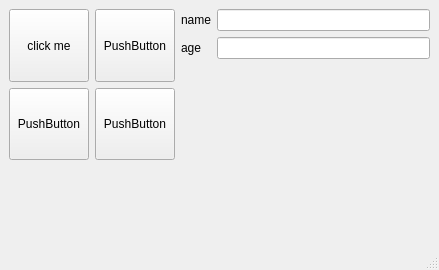
<?xml version="1.0" encoding="UTF-8"?>
<ui version="4.0">
 <class>MainWindow</class>
 <widget class="QMainWindow" name="MainWindow">
  <property name="geometry">
   <rect>
    <x>0</x>
    <y>0</y>
    <width>439</width>
    <height>270</height>
   </rect>
  </property>
  <property name="sizePolicy">
   <sizepolicy hsizetype="Fixed" vsizetype="Preferred">
    <horstretch>0</horstretch>
    <verstretch>0</verstretch>
   </sizepolicy>
  </property>
  <property name="windowTitle">
   <string>MainWindow</string>
  </property>
  <widget class="QWidget" name="centralwidget">
   <layout class="QGridLayout" name="gridLayout">
    <item row="0" column="0">
     <widget class="QPushButton" name="pushButton_3">
      <property name="sizePolicy">
       <sizepolicy hsizetype="Fixed" vsizetype="Preferred">
        <horstretch>0</horstretch>
        <verstretch>0</verstretch>
       </sizepolicy>
      </property>
      <property name="text">
       <string>click me</string>
      </property>
     </widget>
    </item>
    <item row="0" column="1">
     <widget class="QPushButton" name="pushButton">
      <property name="sizePolicy">
       <sizepolicy hsizetype="Fixed" vsizetype="Preferred">
        <horstretch>0</horstretch>
        <verstretch>0</verstretch>
       </sizepolicy>
      </property>
      <property name="text">
       <string>PushButton</string>
      </property>
     </widget>
    </item>
    <item row="0" column="2" rowspan="3">
     <layout class="QFormLayout" name="formLayout">
      <item row="0" column="0">
       <widget class="QLabel" name="label">
        <property name="text">
         <string>name</string>
        </property>
       </widget>
      </item>
      <item row="1" column="0">
       <widget class="QLabel" name="label_2">
        <property name="text">
         <string>age</string>
        </property>
       </widget>
      </item>
      <item row="0" column="1">
       <widget class="QLineEdit" name="lineEdit"/>
      </item>
      <item row="1" column="1">
       <widget class="QLineEdit" name="lineEdit_2"/>
      </item>
     </layout>
    </item>
    <item row="1" column="0">
     <widget class="QPushButton" name="pushButton_2">
      <property name="sizePolicy">
       <sizepolicy hsizetype="Fixed" vsizetype="Preferred">
        <horstretch>0</horstretch>
        <verstretch>0</verstretch>
       </sizepolicy>
      </property>
      <property name="text">
       <string>PushButton</string>
      </property>
     </widget>
    </item>
    <item row="1" column="1">
     <widget class="QPushButton" name="pushButton_4">
      <property name="sizePolicy">
       <sizepolicy hsizetype="Fixed" vsizetype="Preferred">
        <horstretch>0</horstretch>
        <verstretch>0</verstretch>
       </sizepolicy>
      </property>
      <property name="text">
       <string>PushButton</string>
      </property>
     </widget>
    </item>
   </layout>
  </widget>
  <widget class="QMenuBar" name="menubar">
   <property name="geometry">
    <rect>
     <x>0</x>
     <y>0</y>
     <width>439</width>
     <height>21</height>
    </rect>
   </property>
  </widget>
  <widget class="QStatusBar" name="statusbar"/>
 </widget>
 <resources/>
 <connections/>
</ui>
